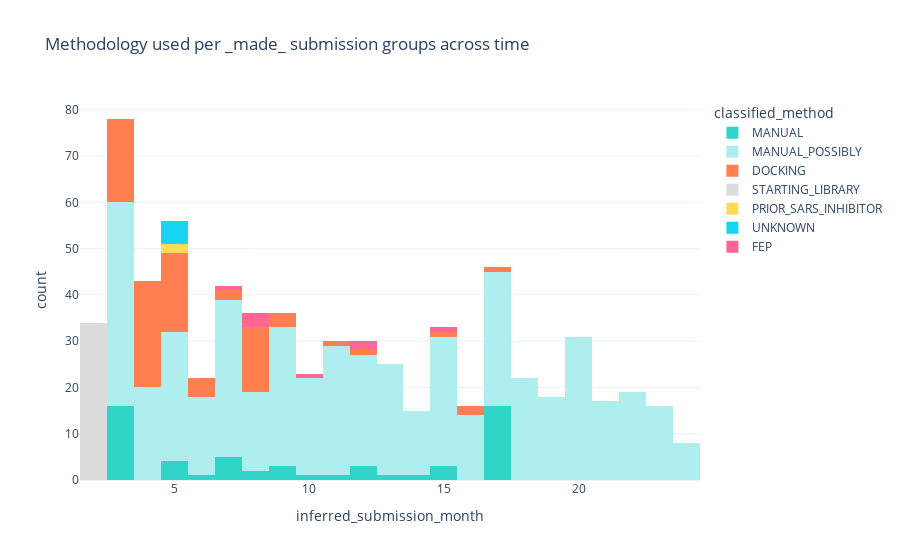

Write notebook code for a chart like this one.
### Code cell
import plotly.express as px

fig = px.histogram(moonshot.loc[(moonshot.MADE)].drop_duplicates('CID_group'), 
                     'inferred_submission_month', 
                     color='classified_method',
                     color_discrete_map = {'DOCKING': '#ff7f50', 'MANUAL':'#30d5c8','MANUAL_POSSIBLY': '#afeeee',
                                           'PRIOR_SARS_INHIBITOR':'#ffdb58','STARTING_LIBRARY': 'gainsboro'},
                     title='Methodology used per _made_ submission groups across time',
                     template='plotly_white',
                    )
#fig.write_image("methodology_time.svg", width=800, height=800, scale=2)
fig

### Figure 1 — Plotly figure (JSON) as saved in the notebook; plotly's stock layout.template omitted (floating-point values rounded to 4 significant figures; data arrays with more than 128 entries replaced by an {"elided": "..."} marker saying what was removed)
{"data": [{"alignmentgroup": "True", "bingroup": "x", "hovertemplate": "classified_method=MANUAL<br>inferred_submission_month=%{x}<br>count=%{y}<extra></extra>", "legendgroup": "MANUAL", "marker": {"color": "#30d5c8", "pattern": {"shape": ""}}, "name": "MANUAL", "offsetgroup": "MANUAL", "orientation": "v", "showlegend": true, "type": "histogram", "x": [3, 3, 3, 3, 3, 3, 3, 3, 3, 3, 3, 3, 3, 3, 3, 3, 5, 5, 5, 5, 6, 7, 7, 7, 7, 7, 8, 8, 9, 9, 9, 10, 11, 12, 12, 12, 13, 14, 15, 15, 15, 17, 17, 17, 17, 17, 17, 17, 17, 17, 17, 17, 17, 17, 17, 17, 17], "xaxis": "x", "yaxis": "y"}, {"alignmentgroup": "True", "bingroup": "x", "hovertemplate": "classified_method=MANUAL_POSSIBLY<br>inferred_submission_month=%{x}<br>count=%{y}<extra></extra>", "legendgroup": "MANUAL_POSSIBLY", "marker": {"color": "#afeeee", "pattern": {"shape": ""}}, "name": "MANUAL_POSSIBLY", "offsetgroup": "MANUAL_POSSIBLY", "orientation": "v", "showlegend": true, "type": "histogram", "x": {"elided": "503 int values"}, "xaxis": "x", "yaxis": "y"}, {"alignmentgroup": "True", "bingroup": "x", "hovertemplate": "classified_method=DOCKING<br>inferred_submission_month=%{x}<br>count=%{y}<extra></extra>", "legendgroup": "DOCKING", "marker": {"color": "#ff7f50", "pattern": {"shape": ""}}, "name": "DOCKING", "offsetgroup": "DOCKING", "orientation": "v", "showlegend": true, "type": "histogram", "x": [3, 3, 3, 3, 3, 3, 3, 3, 3, 3, 3, 3, 3, 3, 3, 3, 3, 3, 4, 4, 4, 4, 4, 4, 4, 4, 4, 4, 4, 4, 4, 4, 4, 4, 4, 4, 4, 4, 4, 4, 4, 5, 5, 5, 5, 5, 5, 5, 5, 5, 5, 5, 5, 5, 5, 5, 5, 5, 6, 6, 6, 6, 7, 7, 8, 8, 8, 8, 8, 8, 8, 8, 8, 8, 8, 8, 8, 8, 9, 9, 9, 11, 12, 15, 16, 16, 17], "xaxis": "x", "yaxis": "y"}, {"alignmentgroup": "True", "bingroup": "x", "hovertemplate": "classified_method=STARTING_LIBRARY<br>inferred_submission_month=%{x}<br>count=%{y}<extra></extra>", "legendgroup": "STARTING_LIBRARY", "marker": {"color": "gainsboro", "pattern": {"shape": ""}}, "name": "STARTING_LIBRARY", "offsetgroup": "STARTING_LIBRARY", "orientation": "v", "showlegend": true, "type": "histogram", "x": [2, 2, 2, 2, 2, 2, 2, 2, 2, 2, 2, 2, 2, 2, 2, 2, 2, 2, 2, 2, 2, 2, 2, 2, 2, 2, 2, 2, 2, 2, 2, 2, 2, 2], "xaxis": "x", "yaxis": "y"}, {"alignmentgroup": "True", "bingroup": "x", "hovertemplate": "classified_method=PRIOR_SARS_INHIBITOR<br>inferred_submission_month=%{x}<br>count=%{y}<extra></extra>", "legendgroup": "PRIOR_SARS_INHIBITOR", "marker": {"color": "#ffdb58", "pattern": {"shape": ""}}, "name": "PRIOR_SARS_INHIBITOR", "offsetgroup": "PRIOR_SARS_INHIBITOR", "orientation": "v", "showlegend": true, "type": "histogram", "x": [5, 5], "xaxis": "x", "yaxis": "y"}, {"alignmentgroup": "True", "bingroup": "x", "hovertemplate": "classified_method=UNKNOWN<br>inferred_submission_month=%{x}<br>count=%{y}<extra></extra>", "legendgroup": "UNKNOWN", "marker": {"color": "#19d3f3", "pattern": {"shape": ""}}, "name": "UNKNOWN", "offsetgroup": "UNKNOWN", "orientation": "v", "showlegend": true, "type": "histogram", "x": [5, 5, 5, 5, 5], "xaxis": "x", "yaxis": "y"}, {"alignmentgroup": "True", "bingroup": "x", "hovertemplate": "classified_method=FEP<br>inferred_submission_month=%{x}<br>count=%{y}<extra></extra>", "legendgroup": "FEP", "marker": {"color": "#FF6692", "pattern": {"shape": ""}}, "name": "FEP", "offsetgroup": "FEP", "orientation": "v", "showlegend": true, "type": "histogram", "x": [7, 8, 8, 8, 10, 12, 12, 15], "xaxis": "x", "yaxis": "y"}], "layout": {"autosize": true, "barmode": "relative", "legend": {"title": {"text": "classified_method"}, "tracegroupgap": 0}, "title": {"text": "Methodology used per _made_ submission groups across time"}, "xaxis": {"anchor": "y", "autorange": true, "domain": [0, 1], "range": [1.5, 24.5], "title": {"text": "inferred_submission_month"}, "type": "linear"}, "yaxis": {"anchor": "x", "autorange": true, "domain": [0, 1], "range": [0, 82.11], "title": {"text": "count"}}}}
